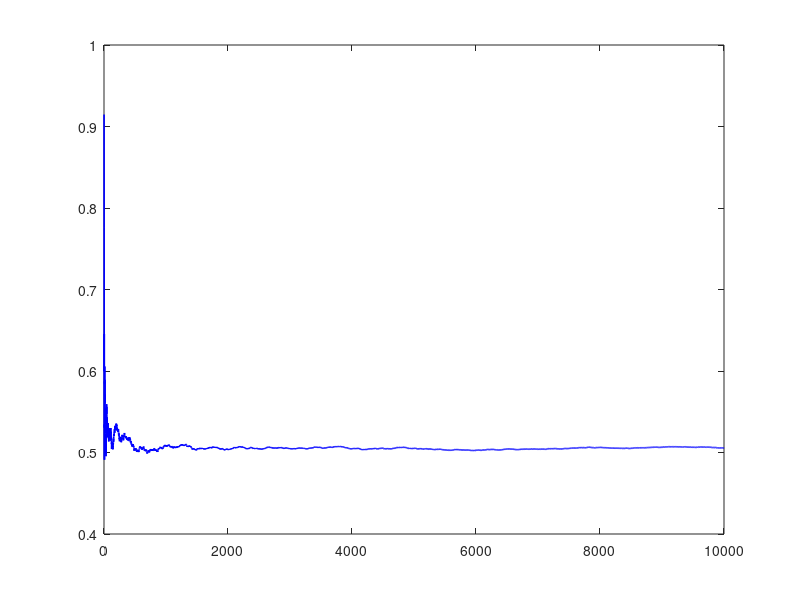

Here is the MATLAB script that generated this plot: (Note: this script raises an error after producing the figure.)
%% SLLN Simulation - IE221 Team Work 3
% This script experimentally verifies the Strong Law of Large Numbers (SLLN)
% using independent Uniform(0,1) random variables.
%
% The script demonstrates almost sure convergence of the cumulative
% sample mean to the true expected value as the number of observations
% increases.
%
% INPUTS (script parameters):
%   n  - total number of observations
%
% OUTPUTS:
%   - Convergence plot of the cumulative sample mean
%
% This script is documented to satisfy Task 1: Code Documentation.

clear; clc; close all;

%% Parameters
n = 10000;     % Total number of observations (INPUT)
mu = 0.5;      % True mean of Uniform(0,1)

%% Generate samples
samples = rand(n,1);     % Generate i.i.d. Uniform(0,1) random variables

%% Compute cumulative mean
cumulative_mean = cumsum(samples) ./ (1:n)';   % Cumulative sample mean

%% Plot convergence
figure;
plot(cumulative_mean, 'b', 'LineWidth', 1.2);
hold on;
yline(mu, 'r--', 'LineWidth', 1.5);
grid on;

xlabel('Number of observations (n)');
ylabel('Cumulative Mean');
title('SLLN: Convergence of Sample Mean to Expected Value');
legend('Cumulative Mean', 'True Mean (0.5)');

%% Create folders safely
if ~exist('../results', 'dir')
    mkdir('../results');
end
if ~exist('../results/figures', 'dir')
    mkdir('../results/figures');
end

%% Save figure
saveas(gcf, '../results/figures/slln_convergence.png');
